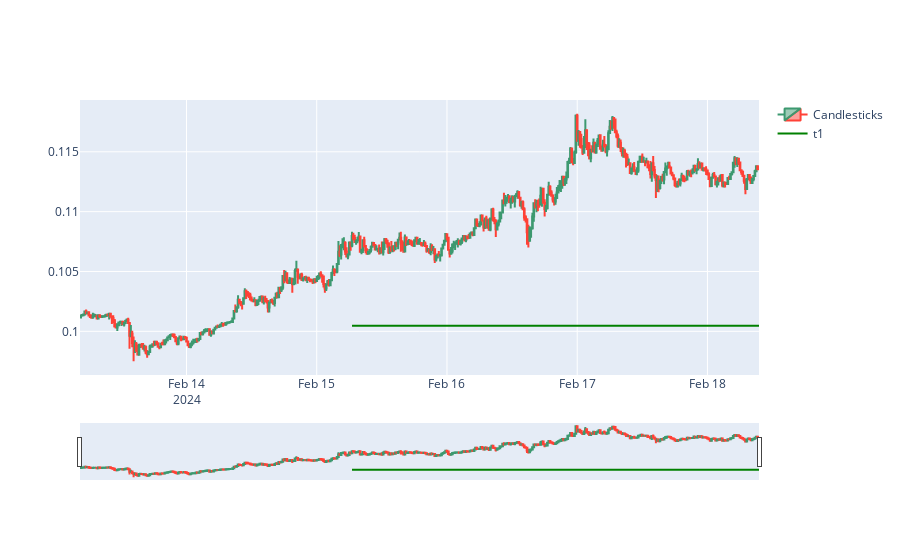

Notebook cell for this chart:
### Code cell
chz_chart.plot()

### Figure 1 — Plotly figure (JSON) as saved in the notebook; plotly's stock layout.template omitted (floating-point values rounded to 4 significant figures; data arrays with more than 128 entries replaced by an {"elided": "..."} marker saying what was removed)
{"data": [{"close": {"elided": "500 float values"}, "high": {"elided": "500 float values"}, "low": {"elided": "500 float values"}, "name": "Candlesticks", "open": {"elided": "500 float values"}, "type": "candlestick", "x": {"elided": "500 str values"}}, {"line": {"color": "green"}, "mode": "lines", "name": "t1", "type": "scatter", "x": ["2024-02-15T06:30:00", "2024-02-18T09:30:00"], "y": [0.1005, 0.1005]}], "layout": {}}
